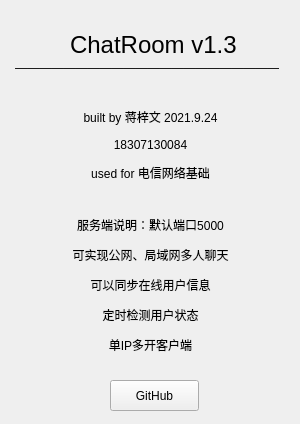
<?xml version="1.0" encoding="UTF-8"?>
<ui version="4.0">
 <class>copyright</class>
 <widget class="QWidget" name="copyright">
  <property name="geometry">
   <rect>
    <x>0</x>
    <y>0</y>
    <width>300</width>
    <height>424</height>
   </rect>
  </property>
  <property name="windowTitle">
   <string>CopyRight</string>
  </property>
  <widget class="QLabel" name="label">
   <property name="geometry">
    <rect>
     <x>70</x>
     <y>30</y>
     <width>201</width>
     <height>31</height>
    </rect>
   </property>
   <property name="text">
    <string>&lt;html&gt;&lt;head/&gt;&lt;body&gt;&lt;p&gt;&lt;span style=&quot; font-size:18pt;&quot;&gt;ChatRoom v1.3&lt;/span&gt;&lt;/p&gt;&lt;/body&gt;&lt;/html&gt;</string>
   </property>
  </widget>
  <widget class="QLabel" name="label_2">
   <property name="geometry">
    <rect>
     <x>15</x>
     <y>60</y>
     <width>270</width>
     <height>16</height>
    </rect>
   </property>
   <property name="text">
    <string>——————————————————————</string>
   </property>
  </widget>
  <widget class="QLabel" name="label_3">
   <property name="geometry">
    <rect>
     <x>20</x>
     <y>80</y>
     <width>261</width>
     <height>131</height>
    </rect>
   </property>
   <property name="text">
    <string>&lt;html&gt;&lt;head/&gt;&lt;body&gt;&lt;p align=&quot;center&quot;&gt;built by 蒋梓文 2021.9.24&lt;/p&gt;&lt;p align=&quot;center&quot;&gt;18307130084&lt;/p&gt;&lt;p align=&quot;center&quot;&gt;used for 电信网络基础&lt;/p&gt;&lt;/body&gt;&lt;/html&gt;</string>
   </property>
  </widget>
  <widget class="QLabel" name="label_4">
   <property name="geometry">
    <rect>
     <x>50</x>
     <y>170</y>
     <width>201</width>
     <height>231</height>
    </rect>
   </property>
   <property name="text">
    <string>&lt;html&gt;&lt;head/&gt;&lt;body&gt;&lt;p align=&quot;center&quot;&gt;服务端说明：默认端口5000&lt;/p&gt;&lt;p align=&quot;center&quot;&gt;可实现公网、局域网多人聊天&lt;/p&gt;&lt;p align=&quot;center&quot;&gt;可以同步在线用户信息&lt;/p&gt;&lt;p align=&quot;center&quot;&gt;定时检测用户状态&lt;/p&gt;&lt;p align=&quot;center&quot;&gt;单IP多开客户端&lt;/p&gt;&lt;/body&gt;&lt;/html&gt;</string>
   </property>
  </widget>
  <widget class="QPushButton" name="pushButton">
   <property name="geometry">
    <rect>
     <x>110</x>
     <y>380</y>
     <width>89</width>
     <height>31</height>
    </rect>
   </property>
   <property name="text">
    <string>GitHub</string>
   </property>
  </widget>
 </widget>
 <resources/>
 <connections/>
</ui>
